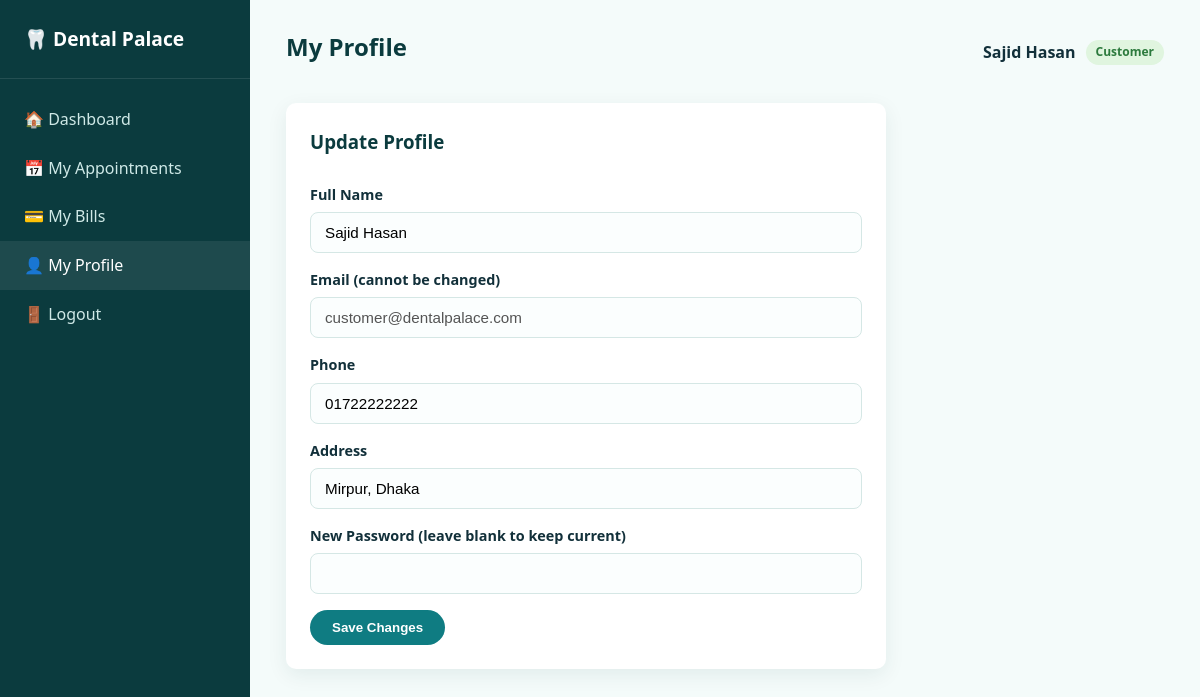
The app's page /customer/profile.php (signed in) with its own data.
### tables this page shows
CREATE TABLE users (
    id INT AUTO_INCREMENT PRIMARY KEY,
    name VARCHAR(100) NOT NULL,
    email VARCHAR(150) NOT NULL UNIQUE,
    password VARCHAR(255) NOT NULL,
    role ENUM('admin','employee','customer') NOT NULL DEFAULT 'customer',
    phone VARCHAR(20) DEFAULT NULL,
    address VARCHAR(255) DEFAULT NULL,
    designation VARCHAR(100) DEFAULT NULL,    
    status ENUM('active','inactive') NOT NULL DEFAULT 'active',
    created_at TIMESTAMP DEFAULT CURRENT_TIMESTAMP
);

### includes/auth.php (called while the page is built, shortened)
<?php
function current_user() {
    return [
        'id'    => $_SESSION['user_id']   ?? null,
        'name'  => $_SESSION['user_name'] ?? null,
        'role'  => $_SESSION['role']      ?? null,
        'email' => $_SESSION['email']     ?? null,
    ];
}
function h($str) {
    return htmlspecialchars($str ?? '', ENT_QUOTES, 'UTF-8');
}

### customer/profile.php (the view, shortened to what this page needs)
<?php
require_once __DIR__ . '/../includes/auth.php';
$pageTitle = 'My Profile';
$active = 'profile';
$cid = $_SESSION['user_id'];
$me = $conn->query("SELECT * FROM users WHERE id = $cid")->fetch_assoc();
require_once __DIR__ . '/../includes/dash_header.php';
?>
<div class="panel" style="max-width:600px;">
  <div class="panel-head"><h3>Update Profile</h3></div>
  <form method="POST">
    <div class="form-group"><label>Full Name</label><input type="text" name="name" class="form-control" value="<?php echo h($me['name']); ?>" required></div>
    <div class="form-group"><label>Email (cannot be changed)</label><input type="email" class="form-control" value="<?php echo h($me['email']); ?>" disabled></div>
    <div class="form-group"><label>Phone</label><input type="text" name="phone" class="form-control" value="<?php echo h($me['phone']); ?>"></div>
    <div class="form-group"><label>Address</label><input type="text" name="address" class="form-control" value="<?php echo h($me['address']); ?>"></div>
    <div class="form-group"><label>New Password (leave blank to keep current)</label><input type="password" name="new_password" class="form-control"></div>
    <button type="submit" class="btn">Save Changes</button>
  </form>
</div>
<?php require_once __DIR__ . '/../includes/dash_footer.php'; ?>

### includes/dash_header.php (shortened to what this page needs)
<?php
$u = current_user();
$role = $u['role'];
$menus = [
    'admin' => [
        'dashboard'    => ['🏠 Dashboard', 'dashboard.php'],
        'employees'    => ['🧑‍⚕️ Employees', 'employees.php'],
        'customers'    => ['🧑 Customers', 'customers.php'],
        'appointments' => ['📅 Appointments', 'appointments.php'],
        'equipments'   => ['🛠️ Equipments', 'equipments.php'],
        'billing'      => ['💳 Billing', 'billing.php'],
        'services'     => ['🦷 Services', 'services.php'],
    ],
    'employee' => [
        'dashboard'    => ['🏠 Dashboard', 'dashboard.php'],
        'appointments' => ['📅 Appointments', 'appointments.php'],
        'billing'      => ['💳 Billing', 'billing.php'],
        'equipments'   => ['🛠️ Equipments', 'equipments.php'],
    ],
    'customer' => [
        'dashboard'    => ['🏠 Dashboard', 'dashboard.php'],
        'appointments' => ['📅 My Appointments', 'appointments.php'],
        'billing'      => ['💳 My Bills', 'billing.php'],
        'profile'      => ['👤 My Profile', 'profile.php'],
    ],
];
?>
<!DOCTYPE html>
<html lang="en">
<head>
<link rel="stylesheet" href="<?php echo BASE_URL; ?>/assets/css/style.css">
</head>
<body>
<div class="dash">
  <aside class="sidebar">
    <div class="brand">🦷 Dental Palace</div>
    <?php foreach ($menus[$role] as $key => $item): ?>
      <a href="<?php echo $item[1]; ?>" class="<?php echo ($active ?? '') === $key ? 'active' : ''; ?>"><?php echo $item[0]; ?></a>
    <?php endforeach; ?>
    <a href="<?php echo BASE_URL; ?>/logout.php">🚪 Logout</a>
  </aside>
  <main class="main">
    <div class="topbar">
      <h2><?php echo h($pageTitle ?? ''); ?></h2>
      <div class="user">
        <?php echo h($u['name']); ?>
        <span class="badge badge-<?php echo $role; ?>"><?php echo ucfirst($role); ?></span>
      </div>
    </div>

### assets/css/style.css (style rules this page uses)
:root { --teal-900:#0b3b3e; --teal-700:#0f7c82; --teal-500:#17a6ad; --teal-100:#e4f6f5; --mint-bg:#f4fbfa; --navy:#12303a; --ink-soft:#5b7b83; --white:#ffffff; --amber:#e0a63e; --danger:#c1443b; --success:#2f9e63; --radius:10px; --shadow:0 6px 20px rgba(15,60,64,0.08); font-family:'Segoe UI', 'Poppins', Arial, sans-serif; }
* { box-sizing:border-box; }
body { margin:0; background:var(--mint-bg); color:var(--navy); line-height:1.55; }
h1,h2,h3,h4 { font-family:'Poppins','Segoe UI',sans-serif; color:var(--teal-900); margin:0 0 .5em; }
a { color:var(--teal-700); text-decoration:none; }
.btn { display:inline-block; padding:10px 22px; border-radius:30px; border:none; background:var(--teal-700); color:#fff; font-weight:600; cursor:pointer; transition:.2s; text-align:center; }
.form-group { margin-bottom:16px; }
.form-group label { display:block; margin-bottom:6px; font-weight:600; font-size:.9rem; }
.form-control { width:100%; padding:11px 14px; border:1px solid #d5e7e5; border-radius:8px; font-size:.95rem; background:#fbfefe; }
.dash { display:flex; min-height:100vh; }
.sidebar { width:250px; background:var(--teal-900); color:#dff4f3; padding:24px 0; flex-shrink:0; }
.sidebar .brand { padding:0 24px 24px; font-weight:700; font-size:1.2rem; color:#fff; border-bottom:1px solid rgba(255,255,255,.1); margin-bottom:16px; }
.sidebar a { display:flex; align-items:center; gap:10px; padding:12px 24px; color:#cfe9e7; font-weight:500; }
.sidebar a:hover, .sidebar a.active { background:rgba(255,255,255,.08); color:#fff; text-decoration:none; }
.main { flex:1; padding:28px 36px; overflow-x:auto; }
.topbar { display:flex; justify-content:space-between; align-items:center; margin-bottom:26px; flex-wrap:wrap; gap:10px; }
.topbar .user { display:flex; align-items:center; gap:10px; font-weight:600; }
.badge { display:inline-block; padding:3px 10px; border-radius:20px; font-size:.75rem; font-weight:700; }
.badge-customer { background:#e0f5df; color:#2c7a3d; }
.panel { background:#fff; border-radius:var(--radius); box-shadow:var(--shadow); padding:24px; margin-bottom:26px; }
.panel-head { display:flex; justify-content:space-between; align-items:center; margin-bottom:18px; flex-wrap:wrap; gap:10px; }

### records on screen
users: name "Sajid Hasan", role "Customer", email "customer@dentalpalace.com", phone "01722222222", address "Mirpur, Dhaka"

### other values on screen
$item[0] "🏠 Dashboard"
$item[0] "📅 My Appointments"
$item[0] "💳 My Bills"
$item[0] "👤 My Profile"
$pageTitle "My Profile"
